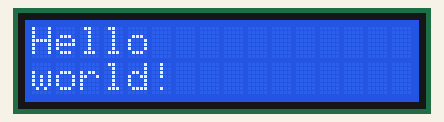
This program was run on a simulated Raspberry Pi (BCM pin numbers). Shown: 16×2 character LCD.

Above: at 0.1 s.
At 3.1 s:
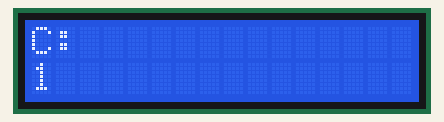
At 11.2 s:
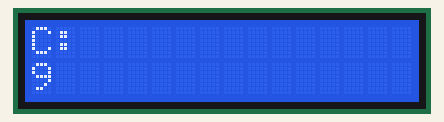
At 20.2 s:
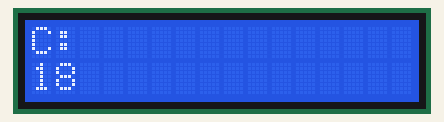
At 29.3 s:
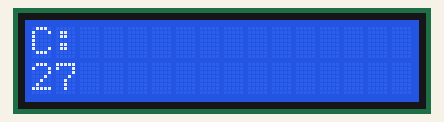
At 38.4 s:
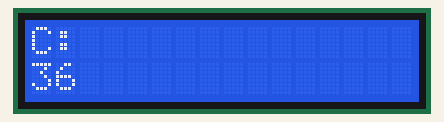

Measured:
- what the display in image 1 shows lasts 1.0 s, from 3.1 s to 4.1 s

The program:

034-lcd.py
```python
'''
https://github.com/adafruit/Adafruit_Python_CharLCD.git
sudo python3 ./setup.py install

'''
import time

import Adafruit_CharLCD as LCD


# Raspberry Pi pin configuration:
lcd_rs        = 25  # Note this might need to be changed to 21 for older revision Pi's.
lcd_en        = 24
lcd_d4        = 23
lcd_d5        = 17
lcd_d6        = 18
lcd_d7        = 22
lcd_backlight = 4

# BeagleBone Black configuration:
# lcd_rs        = 'P8_8'
# lcd_en        = 'P8_10'
# lcd_d4        = 'P8_18'
# lcd_d5        = 'P8_16'
# lcd_d6        = 'P8_14'
# lcd_d7        = 'P8_12'
# lcd_backlight = 'P8_7'

# Define LCD column and row size for 16x2 LCD.
lcd_columns = 16
lcd_rows    = 2

# Alternatively specify a 20x4 LCD.
# lcd_columns = 20
# lcd_rows    = 4

# Initialize the LCD using the pins above.
lcd = LCD.Adafruit_CharLCD(lcd_rs, lcd_en, lcd_d4, lcd_d5, lcd_d6, lcd_d7,
                           lcd_columns, lcd_rows, lcd_backlight)

# Print a two line message
lcd.message('Hello\nworld!')

# Wait 5 seconds
time.sleep(3)

c = 1
while (True):
    lcd.clear()
    lcd.message('C:')
    lcd.set_cursor(0, 3)
    lcd.message(str(c))
    c += 1
    time.sleep(1.0)
```
